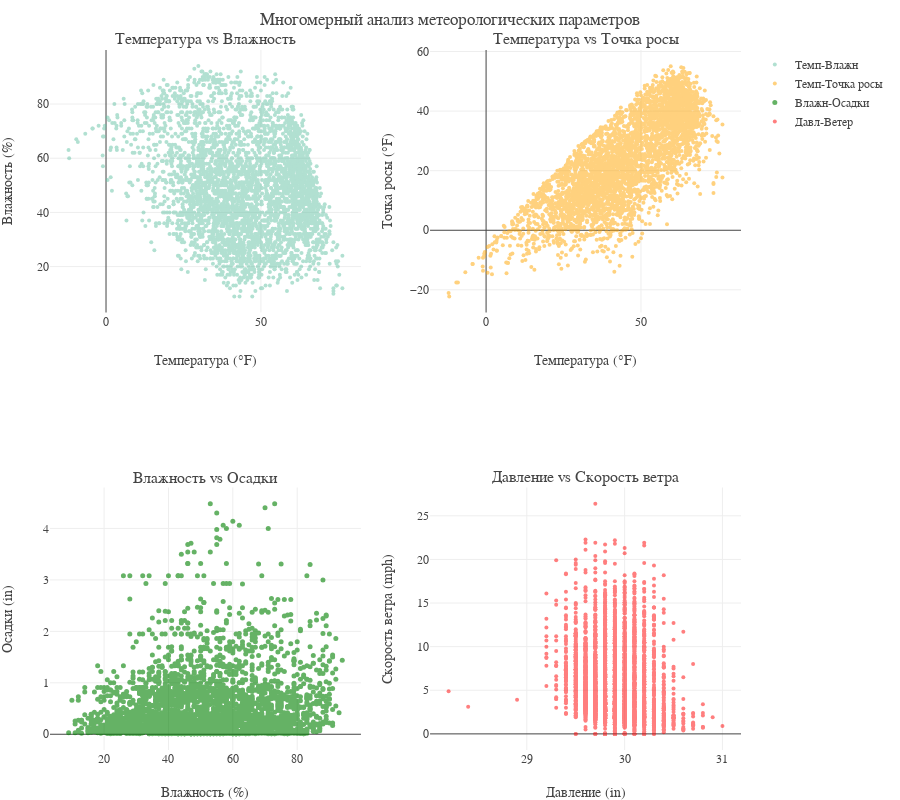

The cell this chart's notebook holds for it:
### Markdown cell above
# 9. Многомерный анализ в виде сетки графиков

### Code cell
# Сетка графиков для анализа взаимосвязей
fig = make_subplots(
    rows=2, cols=2,
    subplot_titles=('Температура vs Влажность', 'Температура vs Точка росы', 
                   'Влажность vs Осадки', 'Давление vs Скорость ветра'),
    specs=[[{"secondary_y": False}, {"secondary_y": False}],
           [{"secondary_y": False}, {"secondary_y": False}]]
)

# Температура vs Влажность
fig.add_trace(
    go.Scatter(x=df['Average temperature (°F)'], y=df['Average humidity (%)'],
               mode='markers', name='Темп-Влажн', opacity=0.5,
               marker=dict(size=4)),
    row=1, col=1
)

# Температура vs Точка росы
fig.add_trace(
    go.Scatter(x=df['Average temperature (°F)'], y=df['Average dewpoint (°F)'],
               mode='markers', name='Темп-Точка росы', opacity=0.5,
               marker=dict(color='orange', size=4)),
    row=1, col=2
)

# Влажность vs Осадки
rain_data = df[df['Rainfall for month (in)'] > 0]
fig.add_trace(
    go.Scatter(x=rain_data['Average humidity (%)'], y=rain_data['Rainfall for month (in)'],
               mode='markers', name='Влажн-Осадки', opacity=0.6,
               marker=dict(color='green', size=5)),
    row=2, col=1
)

# Давление vs Скорость ветра
fig.add_trace(
    go.Scatter(x=df['Average barometer (in)'], y=df['Average windspeed (mph)'],
               mode='markers', name='Давл-Ветер', opacity=0.5,
               marker=dict(color='red', size=4)),
    row=2, col=2
)

fig.update_layout(height=800, title_text="Многомерный анализ метеорологических параметров")
fig.update_xaxes(title_text="Температура (°F)", row=1, col=1)
fig.update_xaxes(title_text="Температура (°F)", row=1, col=2)
fig.update_xaxes(title_text="Влажность (%)", row=2, col=1)
fig.update_xaxes(title_text="Давление (in)", row=2, col=2)

fig.update_yaxes(title_text="Влажность (%)", row=1, col=1)
fig.update_yaxes(title_text="Точка росы (°F)", row=1, col=2)
fig.update_yaxes(title_text="Осадки (in)", row=2, col=1)
fig.update_yaxes(title_text="Скорость ветра (mph)", row=2, col=2)

fig.show()

### Figure 1 — Plotly figure (JSON) as saved in the notebook; plotly's stock layout.template omitted (floating-point values rounded to 4 significant figures; data arrays with more than 128 entries replaced by an {"elided": "..."} marker saying what was removed)
{"data": [{"marker": {"size": 4}, "mode": "markers", "name": "Темп-Влажн", "opacity": 0.5, "type": "scatter", "x": {"elided": "3902 float values"}, "xaxis": "x", "y": {"elided": "3902 float values"}, "yaxis": "y"}, {"marker": {"color": "orange", "size": 4}, "mode": "markers", "name": "Темп-Точка росы", "opacity": 0.5, "type": "scatter", "x": {"elided": "3902 float values"}, "xaxis": "x2", "y": {"elided": "3902 float values"}, "yaxis": "y2"}, {"marker": {"color": "green", "size": 5}, "mode": "markers", "name": "Влажн-Осадки", "opacity": 0.6, "type": "scatter", "x": {"elided": "3353 float values"}, "xaxis": "x3", "y": {"elided": "3353 float values"}, "yaxis": "y3"}, {"marker": {"color": "red", "size": 4}, "mode": "markers", "name": "Давл-Ветер", "opacity": 0.5, "type": "scatter", "x": {"elided": "3902 float values"}, "xaxis": "x4", "y": {"elided": "3902 float values"}, "yaxis": "y4"}], "layout": {"annotations": [{"font": {"size": 16}, "showarrow": false, "text": "Температура vs Влажность", "x": 0.225, "xanchor": "center", "xref": "paper", "y": 1, "yanchor": "bottom", "yref": "paper"}, {"font": {"size": 16}, "showarrow": false, "text": "Температура vs Точка росы", "x": 0.775, "xanchor": "center", "xref": "paper", "y": 1, "yanchor": "bottom", "yref": "paper"}, {"font": {"size": 16}, "showarrow": false, "text": "Влажность vs Осадки", "x": 0.225, "xanchor": "center", "xref": "paper", "y": 0.375, "yanchor": "bottom", "yref": "paper"}, {"font": {"size": 16}, "showarrow": false, "text": "Давление vs Скорость ветра", "x": 0.775, "xanchor": "center", "xref": "paper", "y": 0.375, "yanchor": "bottom", "yref": "paper"}], "height": 800, "title": {"text": "Многомерный анализ метеорологических параметров"}, "xaxis": {"anchor": "y", "domain": [0, 0.45], "title": {"text": "Температура (°F)"}}, "xaxis2": {"anchor": "y2", "domain": [0.55, 1], "title": {"text": "Температура (°F)"}}, "xaxis3": {"anchor": "y3", "domain": [0, 0.45], "title": {"text": "Влажность (%)"}}, "xaxis4": {"anchor": "y4", "domain": [0.55, 1], "title": {"text": "Давление (in)"}}, "yaxis": {"anchor": "x", "domain": [0.625, 1], "title": {"text": "Влажность (%)"}}, "yaxis2": {"anchor": "x2", "domain": [0.625, 1], "title": {"text": "Точка росы (°F)"}}, "yaxis3": {"anchor": "x3", "domain": [0, 0.375], "title": {"text": "Осадки (in)"}}, "yaxis4": {"anchor": "x4", "domain": [0, 0.375], "title": {"text": "Скорость ветра (mph)"}}}}
